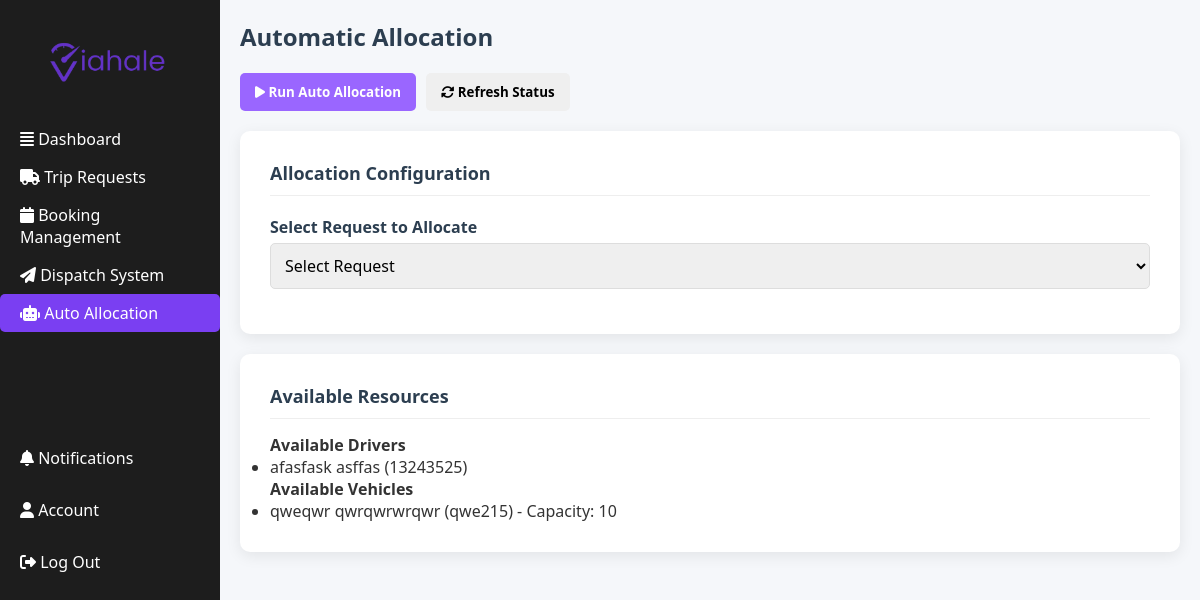
The app's page /VRDS/AA.php with its own data.
### tables this page shows
CREATE TABLE `drivers` (
  `driver_id` int(11) NOT NULL,
  `first_name` varchar(50) NOT NULL,
  `last_name` varchar(50) NOT NULL,
  `license_number` varchar(20) NOT NULL,
  `phone` varchar(20) DEFAULT NULL,
  `email` varchar(100) DEFAULT NULL,
  `status` enum('available','on_trip','off_duty') DEFAULT 'available',
  `created_at` timestamp NOT NULL DEFAULT current_timestamp()
);

CREATE TABLE `vehicles` (
  `vehicle_id` int(11) NOT NULL,
  `make` varchar(50) NOT NULL,
  `model` varchar(50) NOT NULL,
  `year` year(4) DEFAULT NULL,
  `license_plate` varchar(15) NOT NULL,
  `capacity` int(11) NOT NULL,
  `vehicle_type` enum('car','motor','suv','van') DEFAULT 'car',
  `fuel_type` varchar(99) NOT NULL,
  `status` enum('available','in_use','maintenance') DEFAULT 'available',
  `created_at` timestamp NOT NULL DEFAULT current_timestamp(),
  `updated_at` timestamp NULL DEFAULT current_timestamp()
);

### VRDS/config.php (called while the page is built, shortened)
<?php
$Connections = mysqli_connect("localhost:3306", "root", "", "log2");
function executeQuery($sql, $params = []) {
    global $Connections;
    $stmt = mysqli_prepare($Connections, $sql);
    if (!mysqli_stmt_execute($stmt)) {
        die("Error executing statement: " . mysqli_stmt_error($stmt));
    }
    $result = mysqli_stmt_get_result($stmt);
    if ($result !== false) {
        $rows = [];
        while ($row = mysqli_fetch_assoc($result)) {
            $rows[] = $row;
        }
        return $rows;
    } else {
        $affectedRows = mysqli_stmt_affected_rows($stmt);
        mysqli_stmt_close($stmt);
        return $affectedRows;
    }
}
?>

### VRDS/AA.php (the view, shortened to what this page needs)
<?php
include 'config.php';
?>
<!DOCTYPE html>
<html lang="en">
<head>
  <link rel="stylesheet" href="https://cdnjs.cloudflare.com/ajax/libs/font-awesome/6.4.0/css/all.min.css"/>
</head>
<body>
  <div class="sidebar">
    <div class="logo">
      <img src="viahale1.png" alt="Logo">
    </div>
    <ul>
      <li><a href="vrds-dashboard.php"><i class="fas fa-align-justify"></i> Dashboard</a></li>
      <li><a href="TR.php"><i class="fas fa-truck me-2"></i> Trip Requests</a></li>
      <li><a href="BM.php"><i class="fas fa-calendar me-2"></i> Booking Management</a></li>
      <li><a href="DS.php"><i class="fas fa-paper-plane me-2"></i> Dispatch System</a></li>
      <li class="active"><a href="AA.php"><i class="fas fa-robot me-2"></i> Auto Allocation</a></li>
    </ul>
    <div class="bottom-links">
      <a href="#"><i class="fas fa-bell me-2"></i> Notifications</a>
      <a href="#"><i class="fas fa-user me-2"></i> Account</a>
      <a href="../login.php"><i class="fas fa-sign-out-alt me-2"></i> Log Out</a>
    </div>
  </div>
  <div class="main-content">
    <div class="dashboard-header">
      <div class="page-title">Automatic Allocation</div>
    </div>
    <div class="crud-actions">
      <button class="btn btn-primary" onclick="runAutoAllocation()">
        <i class="fas fa-play"></i> Run Auto Allocation
      </button>
      <button class="btn" onclick="window.location.reload()">
        <i class="fas fa-sync-alt"></i> Refresh Status
      </button>
    </div>
    <div class="dashboard-cards">
      <div class="card">
        <div class="card-header">
          <div class="card-title">Allocation Configuration</div>
        </div>
        <div class="allocation-results">
          <form method="POST" id="allocation-form">
            <div class="form-group">
              <label for="auto_request_id">Select Request to Allocate</label>
              <select id="auto_request_id" name="request_id" required>
                <option value="">Select Request</option>
              </select>
            </div>
          </form>
        </div>
      </div>
      <div class="card">
        <div class="card-header">
          <div class="card-title">Available Resources</div>
        </div>
        <div class="resource-list">
          <h4>Available Drivers</h4>
          <?php
          $availableDrivers = executeQuery("SELECT * FROM drivers WHERE status = 'available' ORDER BY first_name, last_name");
          if (count($availableDrivers) > 0): ?>
          <ul>
            <?php foreach ($availableDrivers as $driver): ?>
            <li><?php echo $driver['first_name'] . ' ' . $driver['last_name'] . ' (' . $driver['license_number'] . ')'; ?></li>
            <?php endforeach; ?>
          </ul>
          <?php else: ?>
          <p class="no-data">No available drivers</p>
          <?php endif; ?>
          <h4>Available Vehicles</h4>
          <?php
          $availableVehicles = executeQuery("SELECT * FROM vehicles WHERE status = 'available' ORDER BY make, model");
          if (count($availableVehicles) > 0): ?>
          <ul>
            <?php foreach ($availableVehicles as $vehicle): ?>
            <li><?php echo $vehicle['make'] . ' ' . $vehicle['model'] . ' (' . $vehicle['license_plate'] . ') - Capacity: ' . $vehicle['capacity']; ?></li>
            <?php endforeach; ?>
          </ul>
          <?php else: ?>
          <p class="no-data">No available vehicles</p>
          <?php endif; ?>
        </div>
      </div>
    </div>
  </div>
</body>
</html>

### VRDS/AA.php (style rules this page uses)
:root { --primary: #2c3e50; --secondary: #3498db; --accent: #e74c3c; --light: #ecf0f1; --dark: #1d1d1d; --success: #2ecc71; --warning: #f39c12; }
* { margin: 0; padding: 0; box-sizing: border-box; font-family: 'Segoe UI', Tahoma, Geneva, Verdana, sans-serif; }
body { background-color: #f5f7fa; color: #333; display: flex; margin: 0; }
.sidebar { width: 220px; background: var(--dark); color: white; height: 100vh; padding: 25px 0; position: fixed; }
.sidebar .logo { text-align: center; margin-bottom: 20px; }
.sidebar .logo img { width: 160px; }
.sidebar ul { list-style: none; padding: 0; }
.sidebar ul li { padding: 8px 20px; border-radius: 5px; transition: all 0.3s ease; }
.sidebar ul li a { color: white; text-decoration: none; display: block; transition: color 0.3s ease; }
.sidebar ul li.active { background: #7a3ff2; }
.bottom-links { display: flex; flex-direction: column; margin-top: 100px; }
.bottom-links a { color: white; text-decoration: none; margin: 5px 0; padding: 10px 20px; border-radius: 5px; transition: all 0.3s ease; }
.main-content { margin-left: 220px; padding: 20px; width: calc(100% - 220px); }
.dashboard-header { display: flex; justify-content: space-between; align-items: center; margin-bottom: 20px; }
.page-title { font-size: 24px; font-weight: 600; color: #2c3e50; }
.crud-actions { display: flex; gap: 10px; margin-bottom: 20px; }
.btn { padding: 10px 15px; border: none; border-radius: 5px; cursor: pointer; font-weight: 600; transition: all 0.3s ease; }
.btn-primary { background-color: #9a66ff; color: white; }
.dashboard-cards { display: flex; flex-direction: column; gap: 20px; }
.card { background-color: white; border-radius: 10px; box-shadow: 0 4px 15px rgba(0, 0, 0, 0.08); padding: 30px; transition: transform 0.3s ease; }
.card-header { display: flex; justify-content: space-between; align-items: center; margin-bottom: 15px; padding-bottom: 10px; border-bottom: 1px solid #eee; }
.card-title { font-size: 18px; font-weight: 600; color: #2c3e50; }
.form-group { margin-bottom: 15px; }
.form-group label { display: block; margin-bottom: 5px; font-weight: 600; color: #2c3e50; }
.form-group input, .form-group select, .form-group textarea { width: 100%; padding: 10px; border: 1px solid #ddd; border-radius: 5px; font-size: 16px; }
.allocation-results { margin-top: 20px; }

### records on screen
drivers: first_name "afasfask", last_name "asffas", license_number "13243525"
vehicles: make "qweqwr", model "qwrqwrwrqwr", license_plate "qwe215", capacity "10"
